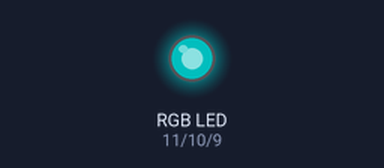
A sketch run on a simulated Arduino Uno, built with avr-gcc and run on an emulated ATmega328P. Shown: an RGB LED mixed from three pins (HIGH = lit). Dim RGB values are drawn brighter than linear.

Above: at 0.05 s.
At 1.25 s:
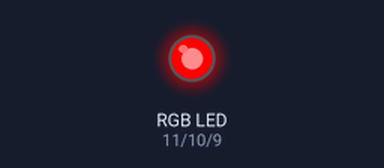
At 2.5 s:
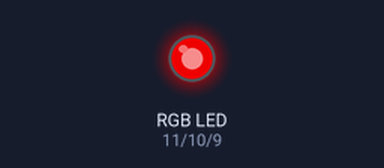
At 3.75 s:
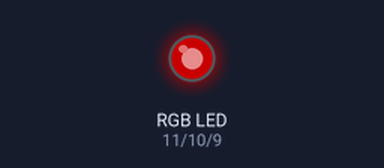
At 5.0 s:
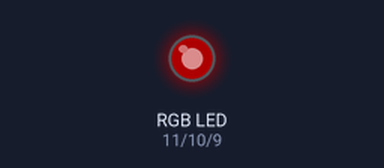
Timing chart, 0 to 6.5 s (numbered marks = the images above):
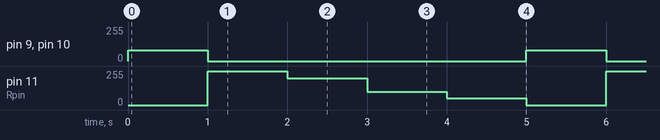

The sketch:

sketch_oct11a_rgb_test.ino
```cpp
#define Rpin 11
#define Gpin 10
#define Bpin 9

void setup() {
  // put your setup code here, to run once:

}

void loop() {
  // put your main code here, to run repeatedly:
  setcolor(0,80,80);
  delay(1000);
  setcolor(255,0,0);
  delay(1000);
  setcolor(200,0,0);
  delay(1000);
  setcolor(100,0,0);
  delay(1000);
  setcolor(50,0,0);
  delay(1000);

}

void setcolor(int r,int g,int b)
{
  analogWrite(Rpin,r);
  analogWrite(Gpin,g);
  analogWrite(Bpin,b);
}
```

Measured:
- by itself, pin 9 (Bpin), pin 10 (Gpin): alternates 80/255 for 1.0 s and 0/255 for 4.0 s
- by itself, pin 11 (Rpin): repeats every 5.0 s: 200/255 1.0 s, 100/255 1.0 s, 50/255 1.0 s, 0/255 1.0 s, 255/255 1.0 s
